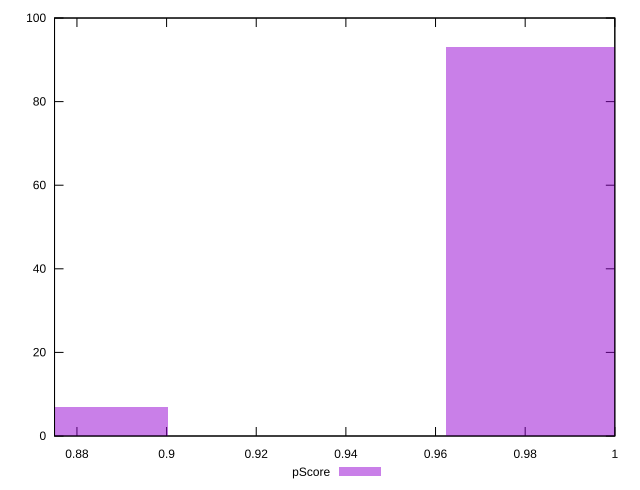

Reproduce this figure in gnuplot.
reset

$pScore <<EOF
0.9933441849229262 93
0.8691761618075604 7
EOF

set key outside below
set boxwidth 0.06208401155768289
set xrange [0.875:1]
set yrange [0:100]
set trange [0:100]
set style fill transparent solid 0.5 noborder
set terminal svg size 640, 490 enhanced background rgb 'white'
set output "reports/report_00033_2021-03-01T14-23-16.841Z/unminified-javascript/samples/astro-inner/pScore/histogram.svg"

plot $pScore title "pScore" with boxes

reset
